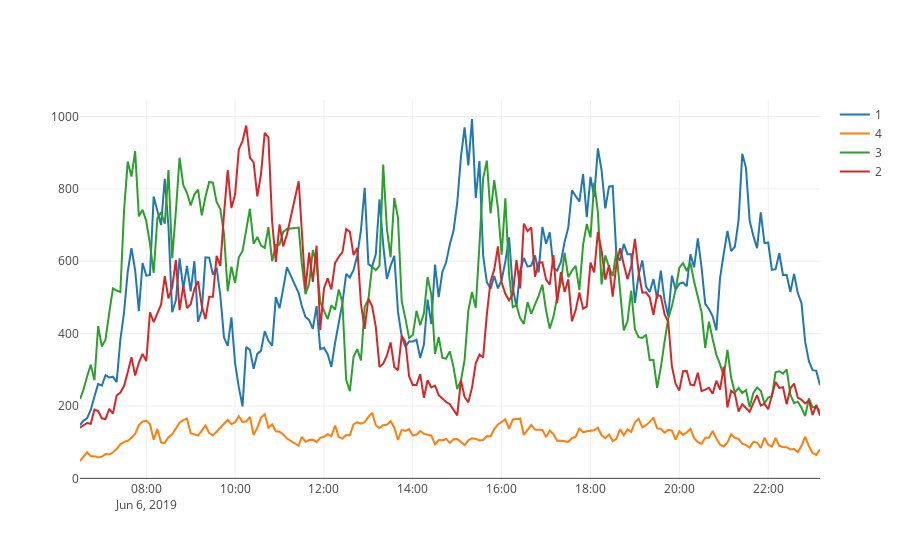

Notebook source saved alongside this figure:
### Code cell
traces_jnc1 = []
df_j1 = df[df['junction']=='junction-1']
for road in df_j1.road.unique():
    df_j1_ = df_j1[df_j1['road']==road]
    tr = go.Scatter(x=df_j1_['ts_india'],y=df_j1_['duration_in_traffic_value'],name=str(road))
    traces_jnc1.append(tr)
iplot(traces_jnc1)

### Figure 1 — Plotly figure (JSON) as saved in the notebook; plotly's stock layout.template omitted (floating-point values rounded to 4 significant figures; data arrays with more than 128 entries replaced by an {"elided": "..."} marker saying what was removed)
{"data": [{"name": "1", "type": "scatter", "uid": "24c8c7ed-4258-4ed7-ba9f-72b0b6664211", "x": {"elided": "199 str values"}, "y": {"elided": "199 int values"}}, {"name": "4", "type": "scatter", "uid": "dadeb492-5b07-4203-b7d4-53589c07d728", "x": {"elided": "199 str values"}, "y": {"elided": "199 int values"}}, {"name": "3", "type": "scatter", "uid": "4c7b81ec-5a81-4303-a3f7-22fed0096b04", "x": {"elided": "199 str values"}, "y": {"elided": "199 int values"}}, {"name": "2", "type": "scatter", "uid": "5987d31c-821f-4256-b897-1db6a599f208", "x": {"elided": "199 str values"}, "y": {"elided": "199 int values"}}], "layout": {"autosize": true, "xaxis": {"autorange": true, "range": ["2019-06-06 06:30:31", "2019-06-06 23:10:01"], "type": "date"}, "yaxis": {"autorange": true, "range": [-4.5, 1046.0], "type": "linear"}}}
